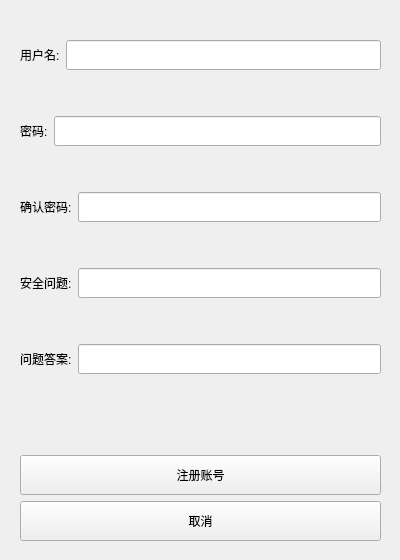
<?xml version="1.0" encoding="UTF-8"?>
<ui version="4.0">
 <class>vuceWidget</class>
 <widget class="QWidget" name="vuceWidget">
  <property name="geometry">
   <rect>
    <x>0</x>
    <y>0</y>
    <width>400</width>
    <height>560</height>
   </rect>
  </property>
  <property name="minimumSize">
   <size>
    <width>400</width>
    <height>560</height>
   </size>
  </property>
  <property name="maximumSize">
   <size>
    <width>400</width>
    <height>560</height>
   </size>
  </property>
  <property name="windowTitle">
   <string>Form</string>
  </property>
  <widget class="QWidget" name="">
   <property name="geometry">
    <rect>
     <x>0</x>
     <y>0</y>
     <width>401</width>
     <height>561</height>
    </rect>
   </property>
   <layout class="QVBoxLayout" name="verticalLayout">
    <property name="leftMargin">
     <number>20</number>
    </property>
    <property name="topMargin">
     <number>20</number>
    </property>
    <property name="rightMargin">
     <number>20</number>
    </property>
    <property name="bottomMargin">
     <number>20</number>
    </property>
    <item>
     <layout class="QHBoxLayout" name="horizontalLayout">
      <property name="topMargin">
       <number>20</number>
      </property>
      <property name="bottomMargin">
       <number>20</number>
      </property>
      <item>
       <widget class="QLabel" name="name_lab">
        <property name="text">
         <string>用户名:</string>
        </property>
       </widget>
      </item>
      <item>
       <widget class="QLineEdit" name="name_ldt">
        <property name="minimumSize">
         <size>
          <width>0</width>
          <height>30</height>
         </size>
        </property>
       </widget>
      </item>
     </layout>
    </item>
    <item>
     <layout class="QHBoxLayout" name="horizontalLayout_2">
      <property name="topMargin">
       <number>20</number>
      </property>
      <property name="bottomMargin">
       <number>20</number>
      </property>
      <item>
       <widget class="QLabel" name="mima_lab">
        <property name="text">
         <string>密码:</string>
        </property>
       </widget>
      </item>
      <item>
       <widget class="QLineEdit" name="mima_ldt">
        <property name="minimumSize">
         <size>
          <width>0</width>
          <height>30</height>
         </size>
        </property>
       </widget>
      </item>
     </layout>
    </item>
    <item>
     <layout class="QHBoxLayout" name="horizontalLayout_3">
      <property name="topMargin">
       <number>20</number>
      </property>
      <property name="bottomMargin">
       <number>20</number>
      </property>
      <item>
       <widget class="QLabel" name="qvrf_lab">
        <property name="text">
         <string>确认密码:</string>
        </property>
       </widget>
      </item>
      <item>
       <widget class="QLineEdit" name="qvrf_ldt">
        <property name="minimumSize">
         <size>
          <width>0</width>
          <height>30</height>
         </size>
        </property>
       </widget>
      </item>
     </layout>
    </item>
    <item>
     <layout class="QHBoxLayout" name="horizontalLayout_4">
      <property name="topMargin">
       <number>20</number>
      </property>
      <property name="bottomMargin">
       <number>20</number>
      </property>
      <item>
       <widget class="QLabel" name="ojqrqs_lab">
        <property name="text">
         <string>安全问题:</string>
        </property>
       </widget>
      </item>
      <item>
       <widget class="QLineEdit" name="ojqrqs_ldt">
        <property name="minimumSize">
         <size>
          <width>0</width>
          <height>30</height>
         </size>
        </property>
       </widget>
      </item>
     </layout>
    </item>
    <item>
     <layout class="QHBoxLayout" name="horizontalLayout_5">
      <property name="topMargin">
       <number>20</number>
      </property>
      <property name="bottomMargin">
       <number>20</number>
      </property>
      <item>
       <widget class="QLabel" name="ojqras_lab">
        <property name="text">
         <string>问题答案:</string>
        </property>
       </widget>
      </item>
      <item>
       <widget class="QLineEdit" name="ojqras_ldt">
        <property name="minimumSize">
         <size>
          <width>0</width>
          <height>30</height>
         </size>
        </property>
       </widget>
      </item>
     </layout>
    </item>
    <item>
     <spacer name="verticalSpacer">
      <property name="orientation">
       <enum>Qt::Orientation::Vertical</enum>
      </property>
      <property name="sizeHint" stdset="0">
       <size>
        <width>20</width>
        <height>40</height>
       </size>
      </property>
     </spacer>
    </item>
    <item>
     <widget class="QPushButton" name="vuce_pbt">
      <property name="minimumSize">
       <size>
        <width>0</width>
        <height>40</height>
       </size>
      </property>
      <property name="maximumSize">
       <size>
        <width>16777215</width>
        <height>40</height>
       </size>
      </property>
      <property name="text">
       <string>注册账号</string>
      </property>
     </widget>
    </item>
    <item>
     <widget class="QPushButton" name="qvxc_pbt">
      <property name="minimumSize">
       <size>
        <width>0</width>
        <height>40</height>
       </size>
      </property>
      <property name="maximumSize">
       <size>
        <width>16777215</width>
        <height>40</height>
       </size>
      </property>
      <property name="text">
       <string>取消</string>
      </property>
     </widget>
    </item>
   </layout>
  </widget>
 </widget>
 <resources/>
 <connections/>
</ui>
